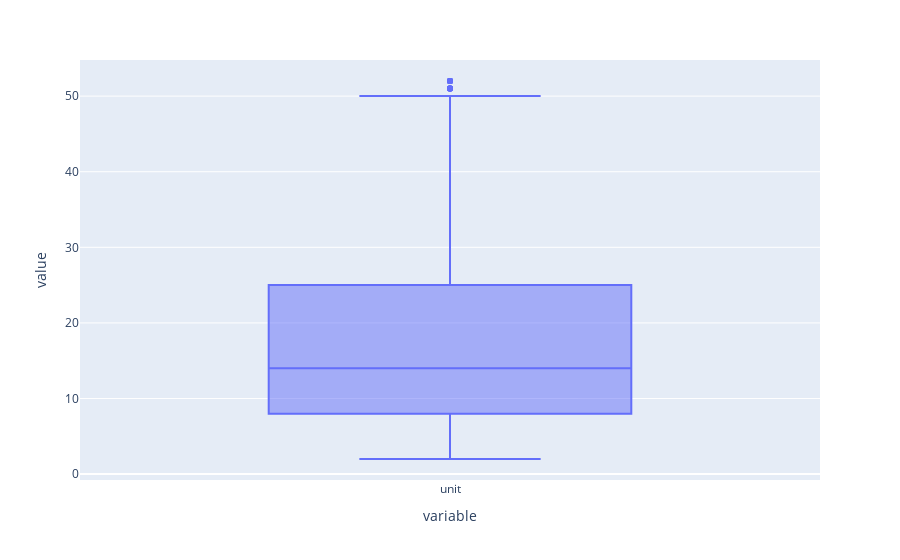

Notebook source saved alongside this figure:
### Code cell
px.box(md['unit'])

### Figure 1 — Plotly figure (JSON) as saved in the notebook; plotly's stock layout.template omitted (floating-point values rounded to 4 significant figures; data arrays with more than 128 entries replaced by an {"elided": "..."} marker saying what was removed)
{"data": [{"alignmentgroup": "True", "hovertemplate": "variable=%{x}<br>value=%{y}<extra></extra>", "legendgroup": "", "marker": {"color": "#636efa"}, "name": "", "notched": false, "offsetgroup": "", "orientation": "v", "showlegend": false, "type": "box", "x": {"elided": "7428 str values"}, "x0": " ", "xaxis": "x", "y": {"elided": "7428 int values"}, "y0": " ", "yaxis": "y"}], "layout": {"autosize": true, "boxmode": "group", "legend": {"tracegroupgap": 0}, "margin": {"t": 60}, "xaxis": {"anchor": "y", "autorange": true, "domain": [0, 1], "range": [-0.5, 0.5], "title": {"text": "variable"}, "type": "category"}, "yaxis": {"anchor": "x", "autorange": true, "domain": [0, 1], "range": [-0.7778, 54.78], "title": {"text": "value"}, "type": "linear"}}}
